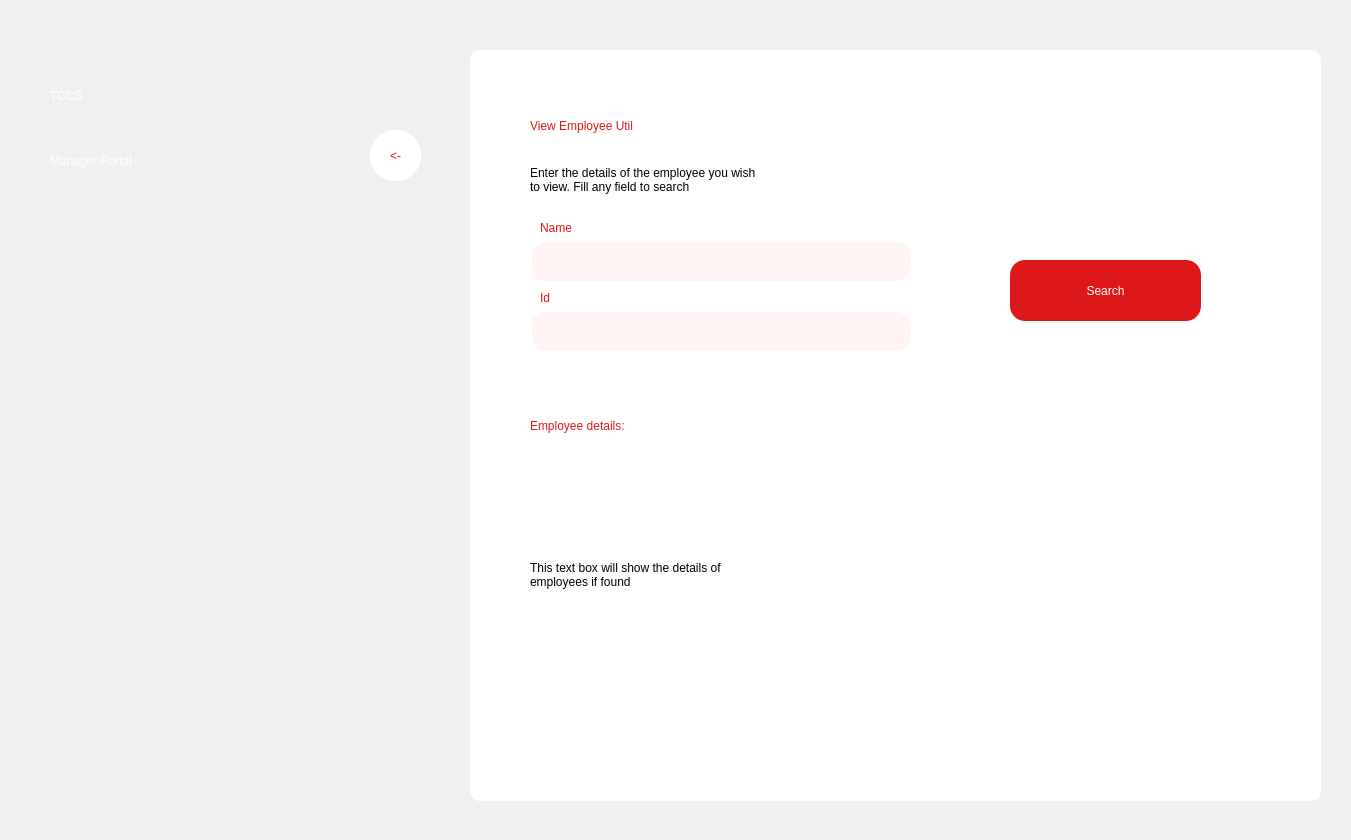
<?xml version="1.0" encoding="UTF-8"?>
<ui version="4.0">
 <class>Dialog</class>
 <widget class="QDialog" name="Dialog">
  <property name="geometry">
   <rect>
    <x>0</x>
    <y>0</y>
    <width>1351</width>
    <height>840</height>
   </rect>
  </property>
  <property name="windowTitle">
   <string>Dialog</string>
  </property>
  <widget class="QWidget" name="widget" native="true">
   <property name="geometry">
    <rect>
     <x>0</x>
     <y>0</y>
     <width>1351</width>
     <height>841</height>
    </rect>
   </property>
   <widget class="QLabel" name="label">
    <property name="geometry">
     <rect>
      <x>0</x>
      <y>0</y>
      <width>1351</width>
      <height>841</height>
     </rect>
    </property>
    <property name="text">
     <string/>
    </property>
    <property name="pixmap">
     <pixmap>truck2.jpg</pixmap>
    </property>
    <property name="scaledContents">
     <bool>true</bool>
    </property>
   </widget>
   <widget class="QLabel" name="label_2">
    <property name="geometry">
     <rect>
      <x>50</x>
      <y>50</y>
      <width>181</width>
      <height>91</height>
     </rect>
    </property>
    <property name="styleSheet">
     <string notr="true">font: 75 48pt &quot;League Spartan&quot;;
color: white;</string>
    </property>
    <property name="text">
     <string>TCCS</string>
    </property>
   </widget>
   <widget class="QLabel" name="label_3">
    <property name="geometry">
     <rect>
      <x>50</x>
      <y>140</y>
      <width>301</width>
      <height>41</height>
     </rect>
    </property>
    <property name="styleSheet">
     <string notr="true">font: 75 28pt &quot;League Spartan&quot;;
color: white</string>
    </property>
    <property name="text">
     <string>Manager Portal</string>
    </property>
   </widget>
   <widget class="QPushButton" name="backButton">
    <property name="geometry">
     <rect>
      <x>370</x>
      <y>130</y>
      <width>51</width>
      <height>51</height>
     </rect>
    </property>
    <property name="styleSheet">
     <string notr="true">QPushButton{
font: 75 20pt &quot;Calibri&quot;;
color: rgb(222, 24, 24);
background-color: white;
border-radius: 25px
}
QPushButton:hover{
background-color: &quot;#222222&quot;

}</string>
    </property>
    <property name="text">
     <string>&lt;-</string>
    </property>
   </widget>
   <widget class="QWidget" name="viewEmployeeWidget" native="true">
    <property name="geometry">
     <rect>
      <x>470</x>
      <y>50</y>
      <width>851</width>
      <height>751</height>
     </rect>
    </property>
    <property name="styleSheet">
     <string notr="true">background-color: white;
border-radius: 10px</string>
    </property>
    <widget class="QLabel" name="label_16">
     <property name="geometry">
      <rect>
       <x>60</x>
       <y>50</y>
       <width>321</width>
       <height>51</height>
      </rect>
     </property>
     <property name="styleSheet">
      <string notr="true">font: 75 24pt &quot;League Spartan&quot;;
color: rgb(222,24,24);
</string>
     </property>
     <property name="text">
      <string>View Employee Util</string>
     </property>
    </widget>
    <widget class="QLabel" name="label_17">
     <property name="geometry">
      <rect>
       <x>60</x>
       <y>100</y>
       <width>421</width>
       <height>61</height>
      </rect>
     </property>
     <property name="styleSheet">
      <string notr="true">font: 25 13pt &quot;Calibri&quot;;</string>
     </property>
     <property name="text">
      <string>&lt;html&gt;&lt;head/&gt;&lt;body&gt;&lt;p&gt;Enter the details of the employee you wish&lt;br/&gt;to view. Fill any field to search&lt;/p&gt;&lt;/body&gt;&lt;/html&gt;</string>
     </property>
    </widget>
    <widget class="QLabel" name="label_11">
     <property name="geometry">
      <rect>
       <x>70</x>
       <y>170</y>
       <width>121</width>
       <height>16</height>
      </rect>
     </property>
     <property name="styleSheet">
      <string notr="true">color: rgb(222,24,24);
font: 25 14pt &quot;Calibri&quot;;</string>
     </property>
     <property name="text">
      <string>Name</string>
     </property>
    </widget>
    <widget class="QLineEdit" name="nameLineEdit">
     <property name="geometry">
      <rect>
       <x>60</x>
       <y>190</y>
       <width>381</width>
       <height>41</height>
      </rect>
     </property>
     <property name="font">
      <font>
       <family>Calibri</family>
       <pointsize>12</pointsize>
       <weight>3</weight>
       <italic>false</italic>
       <bold>false</bold>
      </font>
     </property>
     <property name="styleSheet">
      <string notr="true">background-color: #fff3f3;
border-style: outset;
border-width: 2px;
border-radius: 15px;
border-color: #fff3f3;
padding-left: 10px;
font: 25 12pt &quot;Calibri&quot;;
color: #808080</string>
     </property>
    </widget>
    <widget class="QPushButton" name="CreateEmployeeButton">
     <property name="geometry">
      <rect>
       <x>540</x>
       <y>210</y>
       <width>191</width>
       <height>61</height>
      </rect>
     </property>
     <property name="styleSheet">
      <string notr="true">QPushButton{
font: 75 20pt &quot;League Spartan&quot;;
color: white;
background-color: rgb(222, 24, 24);
border-radius: 15px
}
QPushButton:hover{
background-color: '#eeeeee';
color: rgb(222, 24, 24);
border: 2px;
border-color: rgb(222,24,24)
}</string>
     </property>
     <property name="text">
      <string>Search</string>
     </property>
    </widget>
    <widget class="QLineEdit" name="IDLineEdit">
     <property name="geometry">
      <rect>
       <x>60</x>
       <y>260</y>
       <width>381</width>
       <height>41</height>
      </rect>
     </property>
     <property name="font">
      <font>
       <family>Calibri</family>
       <pointsize>12</pointsize>
       <weight>3</weight>
       <italic>false</italic>
       <bold>false</bold>
      </font>
     </property>
     <property name="styleSheet">
      <string notr="true">background-color: #fff3f3;
border-style: outset;
border-width: 2px;
border-radius: 15px;
border-color: #fff3f3;
padding-left: 10px;
font: 25 12pt &quot;Calibri&quot;;
color: #808080</string>
     </property>
    </widget>
    <widget class="QLabel" name="label_12">
     <property name="geometry">
      <rect>
       <x>70</x>
       <y>240</y>
       <width>121</width>
       <height>16</height>
      </rect>
     </property>
     <property name="styleSheet">
      <string notr="true">color: rgb(222,24,24);
font: 25 14pt &quot;Calibri&quot;;</string>
     </property>
     <property name="text">
      <string>Id</string>
     </property>
    </widget>
    <widget class="QLabel" name="label_4">
     <property name="geometry">
      <rect>
       <x>60</x>
       <y>350</y>
       <width>301</width>
       <height>51</height>
      </rect>
     </property>
     <property name="styleSheet">
      <string notr="true">font: 75 24pt &quot;League Spartan&quot;;
color: rgb(222,24,24);
</string>
     </property>
     <property name="text">
      <string>Employee details:</string>
     </property>
    </widget>
    <widget class="QLabel" name="label_5">
     <property name="geometry">
      <rect>
       <x>60</x>
       <y>420</y>
       <width>461</width>
       <height>211</height>
      </rect>
     </property>
     <property name="styleSheet">
      <string notr="true">font: 25 15pt &quot;Calibri&quot;;</string>
     </property>
     <property name="text">
      <string>This text box will show the details of &lt;br&gt;employees if found</string>
     </property>
    </widget>
   </widget>
  </widget>
 </widget>
 <resources/>
 <connections/>
</ui>
